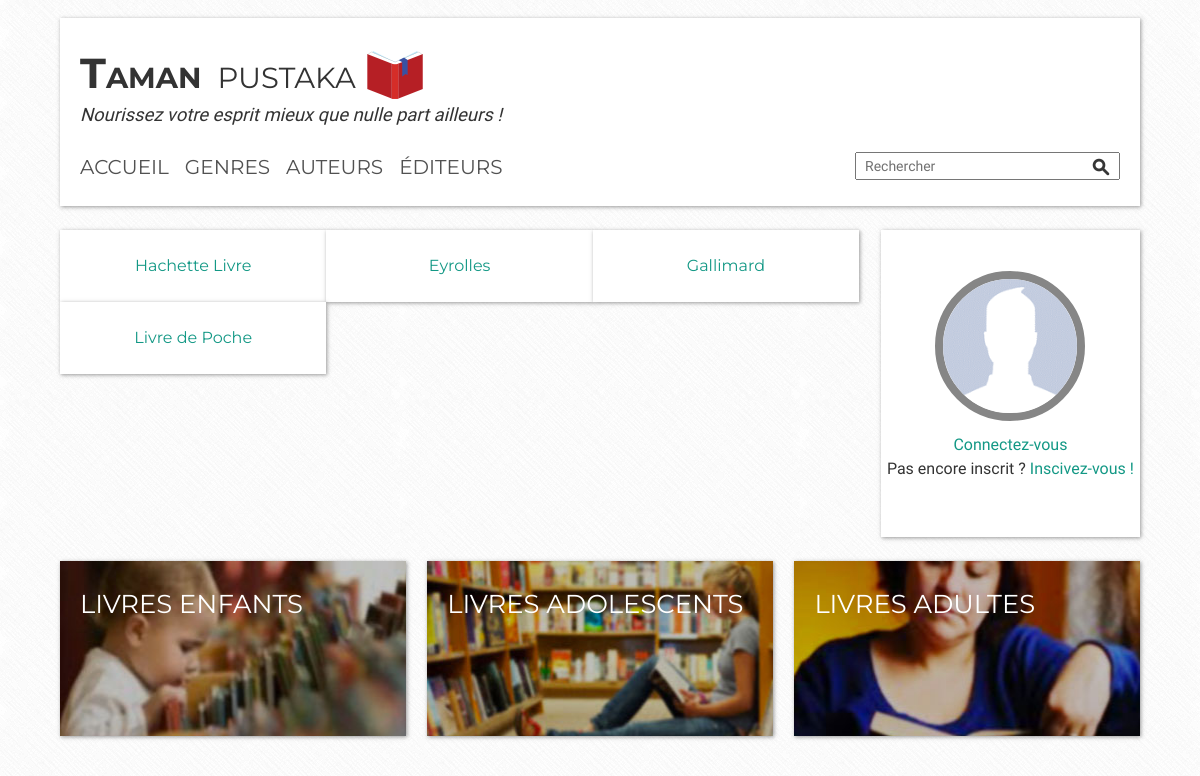
/?a=index&e=editor, run on the app's committed database.
### tables this page shows
CREATE TABLE `editors` (
  `id` int(11) NOT NULL,
  `name` varchar(255) NOT NULL,
  `website` varchar(255) NOT NULL,
  `logo` varchar(255) NOT NULL,
  `alt` varchar(225) NOT NULL,
  `bio` text NOT NULL,
  `created_at` timestamp NOT NULL DEFAULT CURRENT_TIMESTAMP ON UPDATE CURRENT_TIMESTAMP,
  `updated_at` timestamp NOT NULL DEFAULT '0000-00-00 00:00:00'
);

### index.php (called while the page is built, shortened)
<?php
    include( CONFIG_DIR . 'routes.php' );
    $rtsParts = explode( ROUTE_DELIMITER, $routes[ 'default' ] );
    $a = $rtsParts[ 0 ];
    if ( isset( $_REQUEST[ 'a' ] ) && isset( $_REQUEST[ 'e' ] ) )
    {
        $a = $_REQUEST[ 'a' ];
        $e = $_REQUEST[ 'e' ];
    }
    $controller = new $controllerName;
    $data = call_user_func( [ $controller, $a ] );
    include( 'views/layout.php' );

### models/Model.class.php (called while the page is built, shortened)
<?php
    class Model
    {
        private $db_options = [
            PDO::ATTR_DEFAULT_FETCH_MODE => PDO::FETCH_OBJ,
            PDO::ATTR_ERRMODE => PDO::ERRMODE_EXCEPTION
        ];
        public function __construct()
        {
            try
            {
                $this -> dbConn = new PDO(
                    self::DSN,
                    self::USERNAME,
                    self::PASSWORD,
                    $this -> db_options
                );
                $this -> dbConn -> query( 'SET CHARACTER SET UTF8' );
                $this -> dbConn -> query( 'SET NAMES UTF8' );
            }
            catch( PDOException $e )
            {
                die( 'Euh... Tu es sûre d’être connecté à la Base de Donnée ?!' );
            }
        }
    }

### models/Editor.class.php (called while the page is built, shortened)
<?php
    class Editor extends Model
    {
        public function __construct()
        {
            parent::__construct();
        }
        public function getAll()
        {
            $sql = 'SELECT * FROM editors';
            $pdost = $this -> dbConn -> query( $sql );
            return $pdost -> fetchAll();
        }
    }

### controllers/C_Editor.class.php (called while the page is built, shortened)
<?php
    class C_Editor extends C_Base
    {
        private $modelEditor = null;
        public function __construct()
        {
            $this -> modelEditor = new Editor();
        }
        public function index()
        {
            global $a, $e;
            $data = $this -> modelEditor -> getAll();
            $view = $e . VIEW_DELIMITER . $a . '.php';
            return [ 'view' => $view, 'data' => $data ];
        }
    }

### views/editor_index.php (the view, shortened to what this page needs)
<div class="filter clearfix">
    <?php foreach( $data[ 'data' ] as $editor ): ?>
    <a href="?a=view&e=editor&editor_id=<?php echo( $editor -> id ) ?>">
        <section class="container filter__list">
            <h3 class="filter__title epsilon"><?php echo( $editor -> name ) ?></h3>
        </section>
    </a>
    <?php endforeach; ?>
</div>

### css/main-min.css (style rules this page uses)
html,body,div,span,applet,object,iframe,h1,h2,h3,h4,h5,h6,p,blockquote,pre,a,abbr,acronym,address,big,cite,code,del,dfn,em,img,ins,kbd,q,s,samp,small,strike,strong,sub,sup,tt,var,b,u,i,center,dl,dt,dd,ol,ul,li,fieldset,form,label,legend,table,caption,tbody,tfoot,thead,tr,th,td,article,aside,canvas,details,embed,figure,figcaption,footer,header,hgroup,menu,nav,output,ruby,section,summary,time,mark,audio,video { margin:0;padding:0;border:0;font-size:100%;font:inherit;vertical-align:baseline }
article,aside,details,figcaption,figure,footer,header,hgroup,menu,nav,section { display:block }
body { line-height:1 }
html { font-family:sans-serif;-ms-text-size-adjust:100%;-webkit-text-size-adjust:100% }
body { margin:0 }
article,aside,details,figcaption,figure,footer,header,hgroup,main,nav,section,summary { display:block }
a { background:transparent }
h1,h2,h3,h4,h5,h6,ul,ol,dl,blockquote,p,address,table,fieldset,figure,pre { margin-bottom:24px;margin-bottom:1.5rem }
html { -webkit-box-sizing:border-box;-moz-box-sizing:border-box;box-sizing:border-box }
*,*:before,*:after { -webkit-box-sizing:inherit;-moz-box-sizing:inherit;box-sizing:inherit }
body { font-size:16px;font-size:1rem;line-height:1.5;font-family:"Esteban",serif;background:url("images/pattern.png");color:#333;overflow-y:scroll;min-height:100%;-webkit-text-size-adjust:100%;-ms-text-size-adjust:100%;-moz-osx-font-smoothing:grayscale;-webkit-font-smoothing:antialiased }
h3,.gamma { font-size:25.888px;font-size:1.618rem;font-family:"Montserrat",sans-serif }
h5,.epsilon { font-size:16px;font-size:1rem;font-family:"Montserrat",sans-serif }
a { color:#139885;text-decoration:none;-webkit-transition:all .25s;-moz-transition:all .25s;-ms-transition:all .25s;transition:all .25s; }
.container { position:relative;display:block;background-color:#fff;padding:24px 20px;padding:1.5rem 1.25rem;margin:12px 0;margin:0.75rem 0rem;-webkit-box-shadow:1px 1px 4px 0 rgba(125,125,125,0.8);-moz-box-shadow:1px 1px 4px 0 rgba(125,125,125,0.8);-ms-box-shadow:1px 1px 4px 0 rgba(125,125,125,0.8);-webkit-box-shadow:1px 1px 4px 0 rgba(125,125,125,0.8);box-shadow:1px 1px 4px 0 rgba(125,125,125,0.8) }
.filter { margin:12px 0;margin:0.75rem 0rem }
.filter__list { width:33.33%;float:left;text-align:center;margin:0 }
.filter__title { padding:0;margin:0 }
.clearfix:before,.clearfix:after { content:" ";display:table }
.clearfix:after { clear:both }

### data on the page
editors: name "Hachette Livre"
editors: name "Eyrolles"
editors: name "Gallimard"
editors: name "Livre de Poche"
